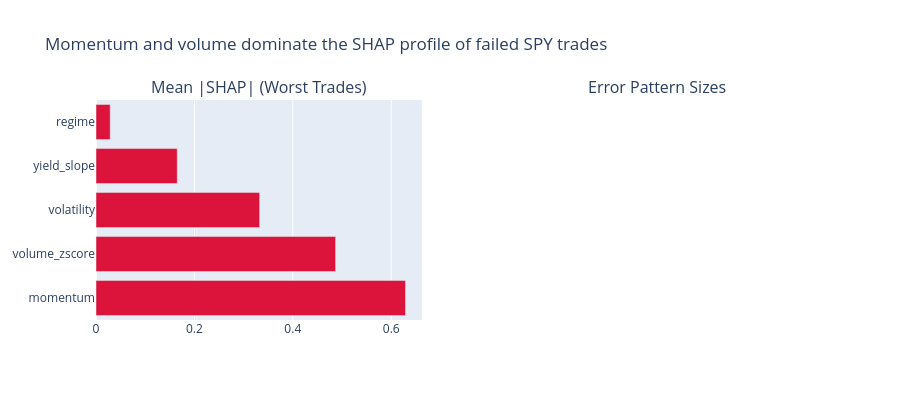

The code cell stored with this chart in its notebook:
### Markdown cell above
## 10. Visualize SHAP Patterns

### Code cell
# Extract SHAP vectors for visualization
shap_vectors = shap_analyzer.extract_shap_vectors(result.explanations)
mean_shap = np.abs(shap_vectors).mean(axis=0)
sorted_idx = np.argsort(mean_shap)[::-1]

fig = make_subplots(
    rows=1,
    cols=2,
    subplot_titles=("Mean |SHAP| (Worst Trades)", "Error Pattern Sizes"),
    specs=[[{"type": "xy"}, {"type": "domain"}]],
)

fig.add_trace(
    go.Bar(
        x=mean_shap[sorted_idx],
        y=[FEATURE_COLS[i] for i in sorted_idx],
        orientation="h",
        marker_color="crimson",
    ),
    row=1,
    col=1,
)

pattern_labels = [f"Pattern {p.cluster_id}" for p in result.error_patterns]
pattern_sizes = [p.n_trades for p in result.error_patterns]

fig.add_trace(
    go.Pie(labels=pattern_labels, values=pattern_sizes, hole=0.4),
    row=1,
    col=2,
)

fig.update_layout(
    title="Momentum and volume dominate the SHAP profile of failed SPY trades",
    showlegend=False,
    height=400,
)

# Emit an inline PNG mimebundle so figure-extraction / publication tooling can
# pick up a static raster, then show the interactive figure.
fig.show("png")
fig.show()

### Figure 1 — Plotly figure (JSON) as saved in the notebook; plotly's stock layout.template omitted (floating-point values rounded to 4 significant figures)
{"data": [{"marker": {"color": "crimson"}, "orientation": "h", "type": "bar", "x": [0.629, 0.487, 0.3326, 0.1651, 0.02887], "xaxis": "x", "y": ["momentum", "volume_zscore", "volatility", "yield_slope", "regime"], "yaxis": "y"}, {"domain": {"x": [0.55, 1.0], "y": [0.0, 1.0]}, "hole": 0.4, "labels": [], "type": "pie", "values": []}], "layout": {"annotations": [{"font": {"size": 16}, "showarrow": false, "text": "Mean |SHAP| (Worst Trades)", "x": 0.225, "xanchor": "center", "xref": "paper", "y": 1.0, "yanchor": "bottom", "yref": "paper"}, {"font": {"size": 16}, "showarrow": false, "text": "Error Pattern Sizes", "x": 0.775, "xanchor": "center", "xref": "paper", "y": 1.0, "yanchor": "bottom", "yref": "paper"}], "height": 400, "showlegend": false, "title": {"text": "Momentum and volume dominate the SHAP profile of failed SPY trades"}, "xaxis": {"anchor": "y", "domain": [0.0, 0.45]}, "yaxis": {"anchor": "x", "domain": [0.0, 1.0]}}}
